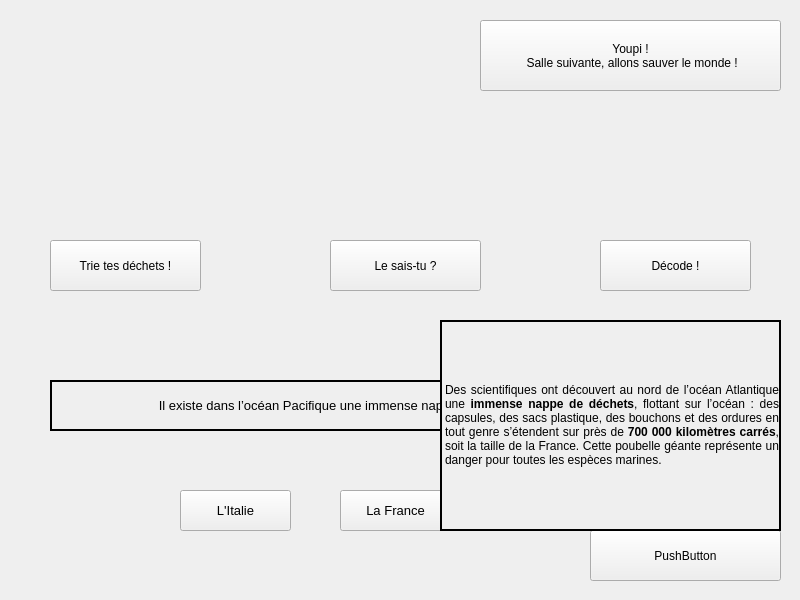
<?xml version="1.0" encoding="UTF-8"?>
<ui version="4.0">
 <class>room_1</class>
 <widget class="QWidget" name="room_1">
  <property name="geometry">
   <rect>
    <x>0</x>
    <y>0</y>
    <width>800</width>
    <height>600</height>
   </rect>
  </property>
  <property name="minimumSize">
   <size>
    <width>800</width>
    <height>600</height>
   </size>
  </property>
  <property name="maximumSize">
   <size>
    <width>800</width>
    <height>600</height>
   </size>
  </property>
  <property name="windowTitle">
   <string>Form</string>
  </property>
  <widget class="QLabel" name="room1_picture">
   <property name="geometry">
    <rect>
     <x>8</x>
     <y>11</y>
     <width>781</width>
     <height>581</height>
    </rect>
   </property>
   <property name="frameShape">
    <enum>QFrame::NoFrame</enum>
   </property>
   <property name="text">
    <string/>
   </property>
   <property name="pixmap">
    <pixmap>../pictures/picture_room1.jpg</pixmap>
   </property>
   <property name="scaledContents">
    <bool>true</bool>
   </property>
  </widget>
  <widget class="QPushButton" name="pushButton_jeu1">
   <property name="geometry">
    <rect>
     <x>50</x>
     <y>240</y>
     <width>151</width>
     <height>51</height>
    </rect>
   </property>
   <property name="text">
    <string>Trie tes déchets !</string>
   </property>
  </widget>
  <widget class="QPushButton" name="pushButton_jeu2">
   <property name="geometry">
    <rect>
     <x>330</x>
     <y>240</y>
     <width>151</width>
     <height>51</height>
    </rect>
   </property>
   <property name="text">
    <string>Le sais-tu ?</string>
   </property>
  </widget>
  <widget class="QPushButton" name="pushButton_jeu3">
   <property name="geometry">
    <rect>
     <x>600</x>
     <y>240</y>
     <width>151</width>
     <height>51</height>
    </rect>
   </property>
   <property name="text">
    <string>Décode !</string>
   </property>
  </widget>
  <widget class="QPushButton" name="ans1_pushButton">
   <property name="geometry">
    <rect>
     <x>180</x>
     <y>490</y>
     <width>111</width>
     <height>41</height>
    </rect>
   </property>
   <property name="font">
    <font>
     <pointsize>10</pointsize>
    </font>
   </property>
   <property name="text">
    <string>L'Italie</string>
   </property>
  </widget>
  <widget class="QLabel" name="question_label">
   <property name="geometry">
    <rect>
     <x>50</x>
     <y>380</y>
     <width>701</width>
     <height>51</height>
    </rect>
   </property>
   <property name="font">
    <font>
     <pointsize>10</pointsize>
    </font>
   </property>
   <property name="autoFillBackground">
    <bool>true</bool>
   </property>
   <property name="frameShape">
    <enum>QFrame::WinPanel</enum>
   </property>
   <property name="text">
    <string>Il existe dans l’océan Pacifique une immense nappe de déchets, elle fait la taille de :</string>
   </property>
   <property name="alignment">
    <set>Qt::AlignCenter</set>
   </property>
  </widget>
  <widget class="QPushButton" name="ans2_pushButton">
   <property name="geometry">
    <rect>
     <x>340</x>
     <y>490</y>
     <width>111</width>
     <height>41</height>
    </rect>
   </property>
   <property name="font">
    <font>
     <pointsize>10</pointsize>
    </font>
   </property>
   <property name="text">
    <string>La France</string>
   </property>
  </widget>
  <widget class="QPushButton" name="ans3_pushButton">
   <property name="geometry">
    <rect>
     <x>500</x>
     <y>490</y>
     <width>111</width>
     <height>41</height>
    </rect>
   </property>
   <property name="font">
    <font>
     <pointsize>10</pointsize>
    </font>
   </property>
   <property name="text">
    <string>L'australie</string>
   </property>
  </widget>
  <widget class="QLabel" name="resultmessage">
   <property name="geometry">
    <rect>
     <x>20</x>
     <y>320</y>
     <width>421</width>
     <height>261</height>
    </rect>
   </property>
   <property name="text">
    <string/>
   </property>
   <property name="pixmap">
    <pixmap>../pictures/picture_bravo.jpg</pixmap>
   </property>
   <property name="scaledContents">
    <bool>true</bool>
   </property>
  </widget>
  <widget class="QPushButton" name="next_pushButton">
   <property name="geometry">
    <rect>
     <x>590</x>
     <y>530</y>
     <width>191</width>
     <height>51</height>
    </rect>
   </property>
   <property name="text">
    <string>PushButton</string>
   </property>
  </widget>
  <widget class="QLabel" name="info_label">
   <property name="geometry">
    <rect>
     <x>440</x>
     <y>320</y>
     <width>341</width>
     <height>211</height>
    </rect>
   </property>
   <property name="autoFillBackground">
    <bool>true</bool>
   </property>
   <property name="frameShape">
    <enum>QFrame::WinPanel</enum>
   </property>
   <property name="frameShadow">
    <enum>QFrame::Plain</enum>
   </property>
   <property name="text">
    <string>&lt;html&gt;&lt;head/&gt;&lt;body&gt;&lt;p align=&quot;justify&quot;&gt;Des scientifiques ont découvert au nord de l’océan Atlantique une &lt;span style=&quot; font-weight:700;&quot;&gt;immense nappe de déchets&lt;/span&gt;, flottant sur l’océan : des capsules, des sacs plastique, des bouchons et des ordures en tout genre s’étendent sur près de &lt;span style=&quot; font-weight:700;&quot;&gt;700 000 kilomètres carrés&lt;/span&gt;, soit la taille de la France. Cette poubelle géante représente un danger pour toutes les espèces marines.&lt;/p&gt;&lt;/body&gt;&lt;/html&gt;</string>
   </property>
   <property name="wordWrap">
    <bool>true</bool>
   </property>
   <property name="margin">
    <number>10</number>
   </property>
  </widget>
  <widget class="QPushButton" name="nextRoom_pushButton">
   <property name="geometry">
    <rect>
     <x>480</x>
     <y>20</y>
     <width>301</width>
     <height>71</height>
    </rect>
   </property>
   <property name="text">
    <string>Youpi !
 Salle suivante, allons sauver le monde !</string>
   </property>
  </widget>
  <widget class="QLabel" name="completed_picture">
   <property name="geometry">
    <rect>
     <x>480</x>
     <y>90</y>
     <width>301</width>
     <height>71</height>
    </rect>
   </property>
   <property name="text">
    <string/>
   </property>
   <property name="pixmap">
    <pixmap>../pictures/picture_room_end.JPG</pixmap>
   </property>
   <property name="scaledContents">
    <bool>true</bool>
   </property>
  </widget>
 </widget>
 <resources/>
 <connections/>
</ui>
